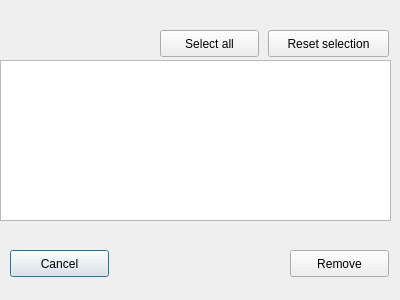
<?xml version="1.0" encoding="UTF-8"?>
<ui version="4.0">
 <class>RemoveSongsForm</class>
 <widget class="QDialog" name="RemoveSongsForm">
  <property name="geometry">
   <rect>
    <x>0</x>
    <y>0</y>
    <width>400</width>
    <height>300</height>
   </rect>
  </property>
  <property name="windowTitle">
   <string>Dialog</string>
  </property>
  <property name="styleSheet">
   <string notr="true"/>
  </property>
  <widget class="QPushButton" name="cancelRemoveBtn">
   <property name="geometry">
    <rect>
     <x>10</x>
     <y>250</y>
     <width>99</width>
     <height>27</height>
    </rect>
   </property>
   <property name="styleSheet">
    <string notr="true"/>
   </property>
   <property name="text">
    <string>Cancel</string>
   </property>
  </widget>
  <widget class="QPushButton" name="removeBtn">
   <property name="geometry">
    <rect>
     <x>290</x>
     <y>250</y>
     <width>99</width>
     <height>27</height>
    </rect>
   </property>
   <property name="styleSheet">
    <string notr="true"/>
   </property>
   <property name="text">
    <string>Remove</string>
   </property>
  </widget>
  <widget class="QListWidget" name="listOfSongs">
   <property name="geometry">
    <rect>
     <x>0</x>
     <y>60</y>
     <width>391</width>
     <height>161</height>
    </rect>
   </property>
   <property name="styleSheet">
    <string notr="true"/>
   </property>
   <property name="selectionMode">
    <enum>QAbstractItemView::MultiSelection</enum>
   </property>
  </widget>
  <widget class="QPushButton" name="selectAll">
   <property name="geometry">
    <rect>
     <x>160</x>
     <y>30</y>
     <width>99</width>
     <height>27</height>
    </rect>
   </property>
   <property name="styleSheet">
    <string notr="true"/>
   </property>
   <property name="text">
    <string>Select all</string>
   </property>
  </widget>
  <widget class="QPushButton" name="resetSelection">
   <property name="geometry">
    <rect>
     <x>268</x>
     <y>30</y>
     <width>121</width>
     <height>27</height>
    </rect>
   </property>
   <property name="styleSheet">
    <string notr="true"/>
   </property>
   <property name="text">
    <string>Reset selection</string>
   </property>
  </widget>
 </widget>
 <resources/>
 <connections/>
</ui>
